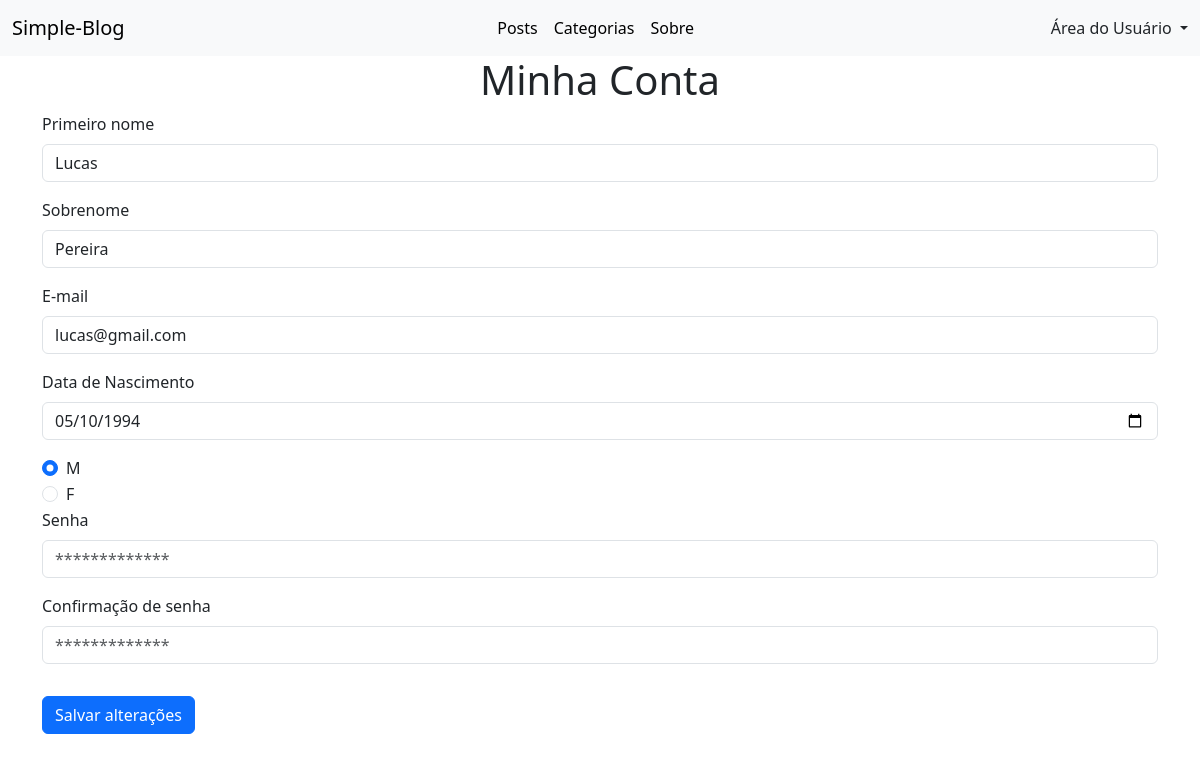
Page /account/my_account/ (signed in) on the committed database.
### accounts/models.py (models this page shows)
class CustomUser(AbstractBaseUser, PermissionsMixin):
    first_name = models.CharField(max_length=50)
    surname = models.CharField(max_length=120)
    email = models.EmailField(max_length=100, unique=True)
    date_of_birth = models.DateField(blank=True, null=True)
    gender = models.CharField(max_length=10, choices=GenderEnum.choices, blank=True, null=True)
    is_staff = models.BooleanField(default=False)
    is_active = models.BooleanField(default=True)
    date_joined = models.DateTimeField(default=timezone.now)
    objects = CustomUserManager()
    USERNAME_FIELD = 'email'
    REQUIRED_FIELDS = ['first_name', 'surname']

### accounts/views.py (the view, shortened to what this page needs)
# urls.py: path('my_account/', views.my_account, name='my_account')
@login_required(login_url='/account/login')
def my_account(request):
    if request.method == 'GET':
        genders = [gender.value for gender in GenderEnum]
        return render(request, 'my_account.html', {'genders': genders})

### accounts/templates/my_account.html (shortened to what this page needs)
{% extends 'base.html' %}
{% block content %}
    <div class="container">
        <form method="POST" action="{% url 'my_account' %}">
            <h1 class="text-center">Minha Conta</h1>
            <div class="mb-3">
              <label for="InputFirstName" class="form-label">Primeiro nome</label>
              <input name="first_name" type="text" class="form-control" id="InputFirstName" value="{{request.user.first_name}}">
            </div>
            <div class="mb-3">
              <label for="InputSurname" class="form-label">Sobrenome</label>
              <input name="surname" type="text" class="form-control" id="InputSurname" value="{{request.user.surname}}">
            </div>
            <div class="mb-3">
              <label for="InputEmail" class="form-label">E-mail</label>
              <input name="email" type="text" class="form-control" id="InputSurname" value="{{request.user.email}}">
            </div>
            <div class="mb-3">
              <label for="InputDateBirth" class="form-label">Data de Nascimento</label>
              <input name="date_of_birth" type="date" class="form-control" id="InputSurname" value="{{request.user.date_of_birth|date:'Y-m-d'}}">
            </div>
            {% for gender in genders %}
            <div class="form-check">
              <input value="{{ gender }}" class="form-check-input" type="radio" name="gender" id="radioDefault{{ forloop.counter }}" {% if gender == request.user.gender %}checked{% endif %}>
              <label class="form-check-label" for="radioDefault{{ forloop.counter }}">
                {{gender}}
              </label>
            </div>
            {% endfor %}
            <div class="mb-3">
              <label for="InputPassword" class="form-label">Senha</label>
              <input name="password" type="password" class="form-control" id="InputPassword" placeholder="*************">
            </div>
            <div class="mb-3">
              <label for="InputConfirmPassword" class="form-label">Confirmação de senha</label>
              <input name="confirm_password" type="password" class="form-control" id="InputConfirmPassword" placeholder="*************">
            </div>
            <button type="submit" class="btn btn-primary mb-3 mt-3">Salvar alterações</button>
          </form>
    </div>
{% endblock %}

### rows in the picture
CustomUser: first_name "Lucas", surname "Pereira", email "lucas@gmail.com", date_of_birth "05/10/1994", gender "☑ M" "☐ F"

### other values in the picture
{{ gender }} "M" "F"
